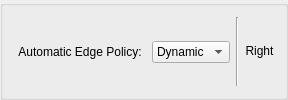
            <widget class="QGroupBox" name="groupBox_4">
             <property name="title">
              <string/>
             </property>
             <layout class="QHBoxLayout" name="horizontalLayout_13" stretch="0,0,0">
              <item>
               <layout class="QFormLayout" name="formLayout_4">
                <property name="fieldGrowthPolicy">
                 <enum>QFormLayout::FieldGrowthPolicy::AllNonFixedFieldsGrow</enum>
                </property>
                <property name="rowWrapPolicy">
                 <enum>QFormLayout::RowWrapPolicy::WrapLongRows</enum>
                </property>
                <property name="labelAlignment">
                 <set>Qt::AlignmentFlag::AlignLeading|Qt::AlignmentFlag::AlignLeft|Qt::AlignmentFlag::AlignVCenter</set>
                </property>
                <property name="formAlignment">
                 <set>Qt::AlignmentFlag::AlignLeading|Qt::AlignmentFlag::AlignLeft|Qt::AlignmentFlag::AlignVCenter</set>
                </property>
                <item row="0" column="0">
                 <widget class="QPushButton" name="pushButton_11">
                  <property name="sizePolicy">
                   <sizepolicy hsizetype="Minimum" vsizetype="Fixed">
                    <horstretch>0</horstretch>
                    <verstretch>0</verstretch>
                   </sizepolicy>
                  </property>
                  <property name="palette">
                   <palette>
                    <active>
                     <colorrole role="Highlight">
                      <brush brushstyle="SolidPattern">
                       <color alpha="0">
                        <red>61</red>
                        <green>174</green>
                        <blue>233</blue>
                       </color>
                      </brush>
                     </colorrole>
                     <colorrole role="Accent">
                      <brush brushstyle="SolidPattern">
                       <color alpha="0">
                        <red>61</red>
                        <green>174</green>
                        <blue>233</blue>
                       </color>
                      </brush>
                     </colorrole>
                    </active>
                    <inactive>
                     <colorrole role="Highlight">
                      <brush brushstyle="SolidPattern">
                       <color alpha="0">
                        <red>61</red>
                        <green>174</green>
                        <blue>233</blue>
                       </color>
                      </brush>
                     </colorrole>
                     <colorrole role="Accent">
                      <brush brushstyle="SolidPattern">
                       <color alpha="0">
                        <red>61</red>
                        <green>174</green>
                        <blue>233</blue>
                       </color>
                      </brush>
                     </colorrole>
                    </inactive>
                    <disabled>
                     <colorrole role="Accent">
                      <brush brushstyle="SolidPattern">
                       <color alpha="0">
                        <red>61</red>
                        <green>174</green>
                        <blue>233</blue>
                       </color>
                      </brush>
                     </colorrole>
                    </disabled>
                   </palette>
                  </property>
                  <property name="focusPolicy">
                   <enum>Qt::FocusPolicy::NoFocus</enum>
                  </property>
                  <property name="text">
                   <string>Automatic Edge Policy:</string>
                  </property>
                  <property name="icon">
                   <iconset theme="media-playback-start"/>
                  </property>
                  <property name="flat">
                   <bool>true</bool>
                  </property>
                 </widget>
                </item>
                <item row="0" column="1">
                 <widget class="KComboBox" name="kcfg_rightEdgePolicy">
                  <item>
                   <property name="text">
                    <string>Dynamic</string>
                   </property>
                   <property name="icon">
                    <iconset theme="view-refresh"/>
                   </property>
                  </item>
                  <item>
                   <property name="text">
                    <string>Shrink</string>
                   </property>
                   <property name="icon">
                    <iconset theme="list-remove"/>
                   </property>
                  </item>
                  <item>
                   <property name="text">
                    <string>Ignore</string>
                   </property>
                   <property name="icon">
                    <iconset theme="dialog-cancel"/>
                   </property>
                  </item>
                 </widget>
                </item>
               </layout>
              </item>
              <item>
               <widget class="Line" name="line_4">
                <property name="orientation">
                 <enum>Qt::Orientation::Vertical</enum>
                </property>
               </widget>
              </item>
              <item>
               <widget class="QPushButton" name="pushButton_4">
                <property name="focusPolicy">
                 <enum>Qt::FocusPolicy::NoFocus</enum>
                </property>
                <property name="styleSheet">
                 <string notr="true">QPushButton {
  background: transparent;
  border: none;
}
QPushButton::pressed {
  background:none;
  border: none;
}</string>
                </property>
                <property name="text">
                 <string>Right</string>
                </property>
                <property name="icon">
                 <iconset theme="go-next"/>
                </property>
                <property name="flat">
                 <bool>true</bool>
                </property>
               </widget>
              </item>
             </layout>
            </widget>
